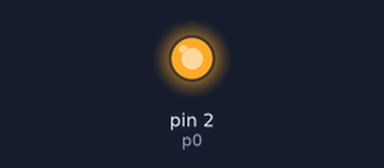
A program run on a simulated MicroPython board. Shown: output pins drawn as LEDs (lit = HIGH). What the program prints to the serial console is not drawn. At 2.2 s the program stops and its outputs stay as they are.

Above: at 0.1 s.
At 2.2 s:
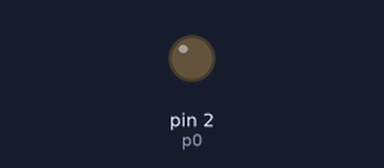
Timing chart, 0 to 3.7 s (numbered marks = the images above):
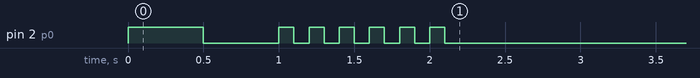

The program:

test.py
```python
from machine import Pin
import time

p0 = Pin(2, Pin.OUT)    # create output pin on GPIO0
p0.on()                 # set pin to "on" (high) level
time.sleep(0.5)
p0.off()                # set pin to "off" (low) level
time.sleep(0.5)
p0.on()                 # set pin to "on" (high) level
time.sleep(0.1)
p0.off()                # set pin to "off" (low) level
time.sleep(0.1)
p0.on()                 # set pin to "on" (high) level
time.sleep(0.1)
p0.off()                # set pin to "off" (low) level
time.sleep(0.1)
p0.on()                 # set pin to "on" (high) level
time.sleep(0.1)
p0.off()                # set pin to "off" (low) level
time.sleep(0.1)
p0.on()                 # set pin to "on" (high) level
time.sleep(0.1)
p0.off()                # set pin to "off" (low) level
time.sleep(0.1)
p0.on()                 # set pin to "on" (high) level
time.sleep(0.1)
p0.off()                # set pin to "off" (low) level
time.sleep(0.1)
p0.on()                 # set pin to "on" (high) level
time.sleep(0.1)
p0.off()                # set pin to "off" (low) level
time.sleep(0.1)
print('done')
```

Measured:
- by itself, pin 2 (p0): goes HIGH 0.50 s, LOW 0.50 s, 5 × (HIGH 0.10 s, LOW 0.10 s), HIGH 0.10 s, then LOW
